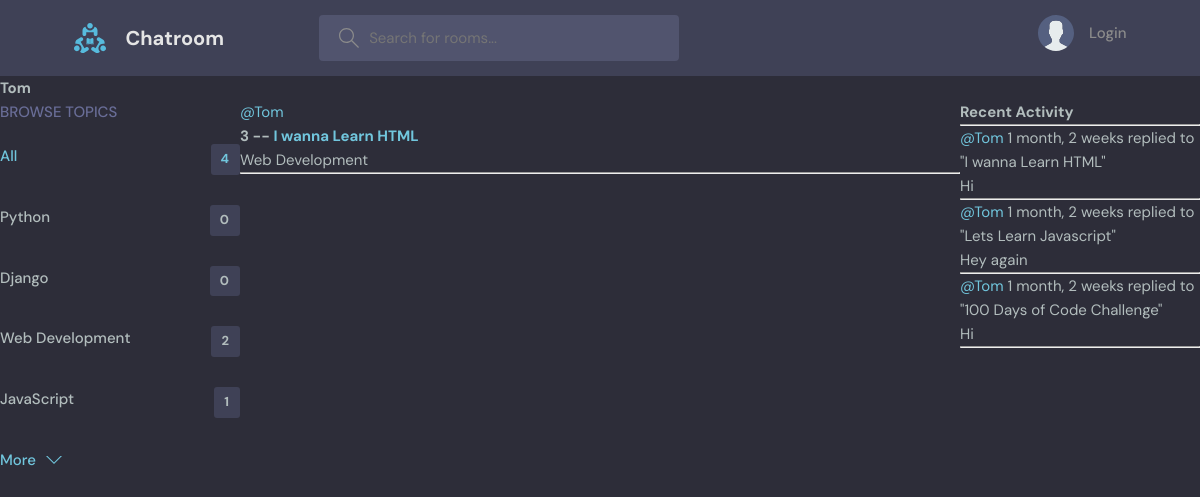
The app's page /profile/2/, older data.
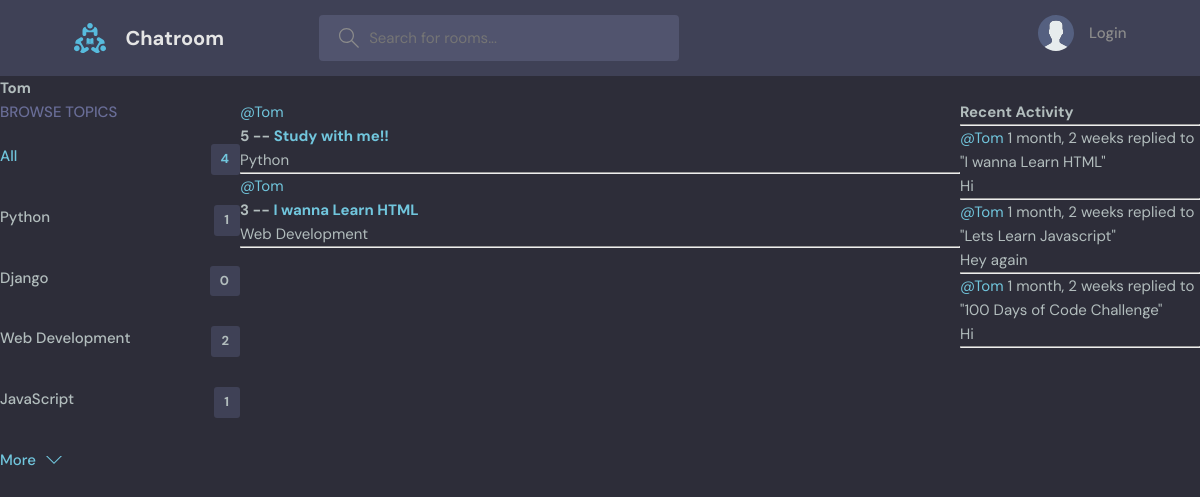
The same page, newer data.
### base/models.py (models this page shows, shortened)
class Topic(models.Model):
    name = models.CharField(max_length=200)

class Room(models.Model):
    host = models.ForeignKey(User, on_delete=models.SET_NULL, null=True)
    topic = models.ForeignKey(Topic, on_delete=models.SET_NULL, null=True)
    name= models.CharField(max_length=200) # Meaning this can't be blank
    description = models.TextField(null=True, blank=True)
    participants = models.ManyToManyField(User,related_name='participants', blank=True)
    updated = models.DateTimeField(auto_now=True)
    created = models.DateTimeField(auto_now_add=True)
    class Meta:
        ordering = ['-updated', '-created']
    def __str__(self):
        return self.name  #This will return name

class Message(models.Model):
     user = models.ForeignKey(User, on_delete=models.CASCADE)
     room = models.ForeignKey(Room, on_delete=models.CASCADE)
     body = models.TextField()
     updated = models.DateTimeField(auto_now=True)
     created = models.DateTimeField(auto_now_add=True)
     class Meta:
        ordering = ['-updated', '-created']
     def __str__(self):
         return self.body[0:50] # for the first 50 characters

### base/views.py (the view)
# urls.py: path('profile/<str:pk>/', views.userProfile, name="user-profile"),
def userProfile(request, pk):
    user = User.objects.get(id=pk)
    rooms = user.room_set.all()
    room_messages = user.message_set.all()
    topics = Topic.objects.all()
    context = {'user': user, 'rooms': rooms, 'room_messages': room_messages,
    'topics': topics}
    return render(request, 'base/profile.html', context)

### base/templates/base/profile.html (shortened to what this page needs)
{% extends 'main.html' %}
{% block content %}
<h1>{{user.username}}</h1>
<div class="profile-container">
    <div>
        {% include 'base/topics_component.html' %}
    </div>
    <div>
        {% include 'base/feed_component.html' %}
    </div>
    <div>
        {% include 'base/activity_component.html' %}
    </div>
</div>
{% endblock content %}

### templates/main.html (shortened to what this page needs)
<!DOCTYPE html>
{% load static %}
<html lang="en">
  <head>
    <link rel="stylesheet" href="{% static 'styles/style.css' %}" />
  </head>
  <body>
    {% include 'navbar.html' %}
    {% block content %}
    {% endblock %}
  </body>
</html>

### templates/navbar.html (shortened to what this page needs)
{% load static %}
<header class="header header--loggedIn">
    <div class="container">
      <a href="{% url 'home' %}" class="header__logo">
        <img src="{% static 'images/logo.svg' %}" />
        <h1>Chatroom</h1>
      </a>
      <form class="header__search" method="GET" action="{% url 'home' %}">
        <label>
          <input name="q" placeholder="Search for rooms..." />
        </label>
      </form>
      <nav class="header__menu">
        {% if request.user.is_authenticated %}
        <div class="header__user">
          <a href="profile.html">
            <div class="avatar avatar--medium active">
              <img src="https://randomuser.me/api/portraits/men/37.jpg" />
            </div>
            <p>{{request.user.username}}<span>@{{request.user.username}}</span></p>
          </a>
          <button class="dropdown-button">
            <svg version="1.1" xmlns="http://www.w3.org/2000/svg" width="32" height="32" viewBox="0 0 32 32">
              <title>chevron-down</title>
              <path d="M16 21l-13-13h-3l16 16 16-16h-3l-13 13z"></path>
            </svg>
          </button>
        </div>
        {% else %}
        <a href="{% url 'login' %}">
          <img src="{% static 'images/avatar.svg' %}" />
          <p>Login</p>
        </a>
        {% endif %}
      </nav>
    </div>
  </header>

### base/templates/base/topics_component.html
<div class="topics">
    <div class="topics__header">
      <h2>Browse Topics</h2>
    </div>
    <ul class="topics__list">
      <li>
        <a href="{% url 'home' %}" class="active">All <span>{{topics.count}}</span></a>
      </li>
      {% for topic in topics %}
      <li>
        <a href="{% url 'home' %}?q={{topic.name}}">{{topic.name}} <span>{{topic.room_set.all.count}}</span></a>
      </li>
      {% endfor %}
    </ul>
    <a class="btn btn--link" href="topics.html">
      More
      <svg version="1.1" xmlns="http://www.w3.org/2000/svg" width="32" height="32" viewBox="0 0 32 32">
        <title>chevron-down</title>
        <path d="M16 21l-13-13h-3l16 16 16-16h-3l-13 13z"></path>
      </svg>
    </a>
  </div>

### base/templates/base/feed_component.html (shortened to what this page needs)
<div>
    {% for room in rooms %}
        <div>
            <a href="{% url 'user-profile' room.host.id %}">@{{room.host.username}}</a>
            <h5>{{room.id}} -- <a href="{% url 'rooms' room.id %}">{{room.name}}</a></h5>
            <small>{{room.topic.name}}</small>
            <hr>
        </div>
    {% endfor %}
</div>

### base/templates/base/activity_component.html (shortened to what this page needs)
<h3>Recent Activity</h3>
<hr>
{% for message in room_messages %}
<div>
    <small><a href="{% url 'user-profile' message.user.id %}">@{{message.user}}</a> {{message.created|timesince}}</small>
    <small>replied to "{{message.room}}"</small>
    <p>{{message}}</p>
    <hr>
</div>
{% endfor %}

### static/styles/style.css (style rules this page uses)
:root { --color-main: #71c6dd; --color-main-light: #e1f6fb; --color-dark: #3f4156; --color-dark-medium: #51546e; --color-dark-light: #696d97; --color-light: #e5e5e5; --color-gray: #8b8b8b; --color-light-gray: #b2bdbd; --color-bg: #2d2d39; --color-success: #5dd693; --color-error: #fc4b0b; }
* { font-family: "DM Sans", -apple-system, BlinkMacSystemFont, "Segoe UI", Roboto, Oxygen, Ubuntu, Cantarell, "Open Sans", "Helvetica Neue", sans-serif; margin: 0; padding: 0; box-sizing: border-box; text-rendering: optimizeLegibility; font-size: inherit; }
html { font-size: 56.25%; }
@media only screen and (min-width: 1200px) { html { font-size: 62.5%; } }
body { line-height: 1.6; font-weight: 400; font-size: 1.5rem; color: var(--color-light-gray); background-color: var(--color-bg); min-height: 100vh; }
img { width: 100%; }
a { display: inline-block; color: var(--color-main); text-decoration: none; }
.container { max-width: 120rem; width: 90%; margin: auto; }
.btn { background-color: transparent; border: none; display: inline-flex; align-items: center; gap: 1rem; cursor: pointer; transition: all ease-in-out 0.3s; padding: 1rem 2rem; border-radius: 5px; box-shadow: 1px 1px 3px 1px rgba(0, 0, 0, 0.15); font-weight: 500; }
.btn--link { border-radius: 0; padding: 0; color: var(--color-main); box-shadow: none; }
.btn > svg { fill: currentColor; width: 1.6rem; height: 1.6rem; }
.header { padding: 1.5rem; background-color: var(--color-dark); }
.header > .container { display: flex; gap: 9.5rem; }
.header__logo, .header__user { display: flex; gap: 2rem; align-items: center; }
.header__logo > img { height: 3.2rem; width: 3.2rem; }
.header__logo > h1 { font-weight: 700; font-size: 2rem; color: var(--color-light); }
.header__search > label { background-color: var(--color-dark-medium); padding: 1.3rem 1rem; display: flex; align-items: center; gap: 1rem; border-radius: 4px; }
.header__search svg { fill: var(--color-gray); width: 2rem; height: 2rem; margin-left: 1rem; }
.header__search input { width: 30rem; background: transparent; border: none; outline: none; color: var(--color-light); }
.header__menu { margin-left: auto; position: relative; }
.header__menu a { display: flex; gap: 1.5rem; align-items: center; font-weight: 500; text-decoration: none; color: var(--color-gray); }
.header__menu img { height: 3.6rem; }
.header__menu p { line-height: 1.2; }
.topics__header { margin-bottom: 2rem; }
.topics__header h2 { text-transform: uppercase; font-weight: 500; color: var(--color-dark-light); }
.topics__list { list-style: none; }
.topics__list li a { display: flex; justify-content: space-between; margin-bottom: 3rem; font-weight: 500; color: var(--color-light-gray); transition: all 0.3s ease-in-out; }
.topics__list li a.active, .topics__list li a:hover { color: var(--color-main); }
.topics__list li a span { padding: 0.5rem 1rem; background-color: var(--color-dark); border-radius: 3px; font-size: 1.3rem; font-weight: 700; letter-spacing: 1px; }

### base/templates/base/profile.html (style rules this page uses)
.profile-container { display: grid; grid-template-columns: 1fr 3fr 1fr; }

Row changes from the older to the newer data that the page shows:
computed for Topic "Python": room_set.all.count "0" → "1"
added Room: host.username "Tom", id "5", name "Study with me!!", topic.name "Python"
